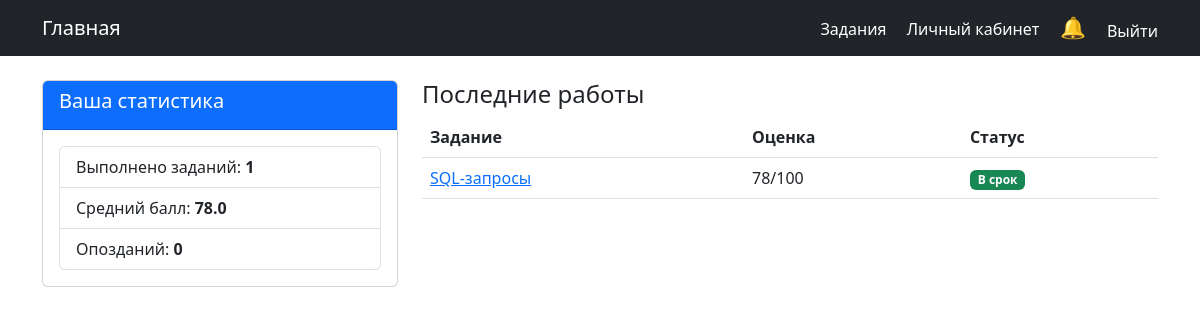
Page /users/student_profile/ (signed in) on the earlier database version.
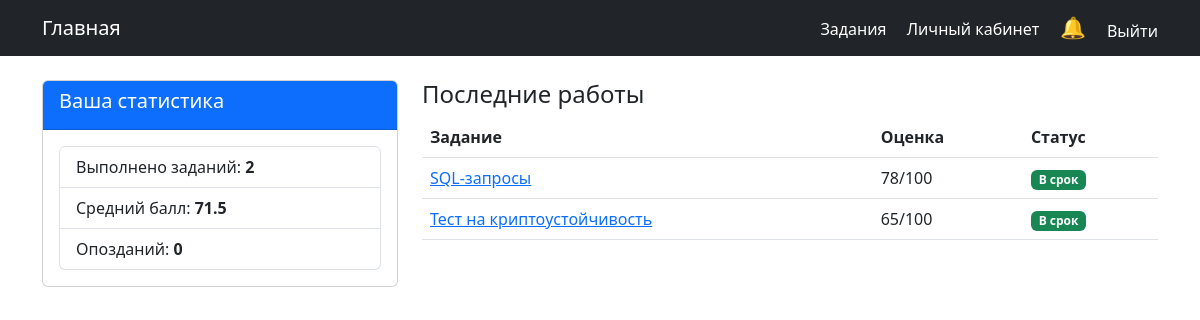
Same page on the later database version.
### assignments/models.py (models this page shows, shortened)
class Submission(models.Model):
    assignment = models.ForeignKey(Assignment, on_delete=models.CASCADE, related_name='submissions')
    student = models.ForeignKey(User, on_delete=models.CASCADE, related_name='submissions')
    file = models.FileField(upload_to=submission_file_path)
    submitted_at = models.DateTimeField(auto_now_add=True)
    grade = models.IntegerField(null=True, blank=True, verbose_name="Оценка")
    feedback = models.TextField(blank=True, verbose_name="Комментарий")
    is_late = models.BooleanField(default=False)

class Assignment(models.Model):
    STATUS_CHOICES = [
        ('draft', 'Черновик'),
        ('published', 'Опубликовано'),
    ]
    title = models.CharField(max_length=200)
    description = models.TextField()
    created_at = models.DateTimeField(auto_now_add=True)
    due_date = models.DateTimeField()
    created_by = models.ForeignKey(User, on_delete=models.CASCADE, related_name='assignments')
    status = models.CharField(max_length=10, choices=STATUS_CHOICES, default='draft')
    max_score = models.IntegerField(default=100, verbose_name="Максимальный балл")  # Добавьте это поле

### users/views.py (the view)
# urls.py: path('student_profile/', StudentProfileView.as_view(), name='student-profile'),
class StudentProfileView(LoginRequiredMixin, UserPassesTestMixin, TemplateView):
    template_name = 'users/student_profile.html'
    def test_func(self):
        return self.request.user.is_student
    def get_context_data(self, **kwargs):
        context = super().get_context_data(**kwargs)
        student = self.request.user
        submissions = Submission.objects.filter(student=student).select_related('assignment')
        completed = submissions.count()
        avg_grade = submissions.aggregate(avg=Avg('grade'))['avg'] or 0
        context.update({
            'submissions': submissions,
            'completed_assignments': completed,
            'avg_grade': round(avg_grade, 1),
            'late_submissions': submissions.filter(is_late=True).count()
        })
        return context

### notifications/context_processors.py (called while the page is built)
def unread_notifications(request):
    if request.user.is_authenticated:
        unread_notes = Notification.objects.filter(user=request.user, is_read=False)
        all_notes = Notification.objects.filter(user=request.user)
    else:
        unread_notes = []
        all_notes = []
    return {
        'unread_notes': unread_notes,
        'all_notes': all_notes,
    }

### templates/users/student_profile.html
{% extends 'base.html' %}
{% block content %}
<div class="row">
    <div class="col-md-4">
        <div class="card mb-4">
            <div class="card-header bg-primary text-white">
                <h5>Ваша статистика</h5>
            </div>
            <div class="card-body">
                <ul class="list-group">
                    <li class="list-group-item">
                        Выполнено заданий: <strong>{{ completed_assignments }}</strong>
                    </li>
                    <li class="list-group-item">
                        Средний балл: <strong>{{ avg_grade }}</strong>
                    </li>
                    <li class="list-group-item">
                        Опозданий: <strong>{{ late_submissions }}</strong>
                    </li>
                </ul>
            </div>
        </div>
    </div>
    <div class="col-md-8">
        <h4>Последние работы</h4>
        <table class="table">
            <thead>
                <tr>
                    <th>Задание</th>
                    <th>Оценка</th>
                    <th>Статус</th>
                </tr>
            </thead>
            <tbody>
                {% for sub in submissions %}
                <tr>
                    <td>
                        <a href="{% url 'assignment-detail' pk=sub.assignment.pk %}">
                            {{ sub.assignment.title }}
                        </a>
                    </td>
                    <td>
                        {% if sub.grade %}
                            {{ sub.grade }}/{{ sub.assignment.max_score }}
                        {% else %}
                            <span class="text-muted">Не оценено</span>
                        {% endif %}
                    </td>
                    <td>
                        {% if sub.is_late %}
                            <span class="badge bg-danger">С опозданием</span>
                        {% else %}
                            <span class="badge bg-success">В срок</span>
                        {% endif %}
                    </td>
                </tr>
                {% endfor %}
            </tbody>
        </table>
    </div>
</div>
{% endblock %}

Differences in the rows shown:
added Submission: assignment "Тест на криптоустойчивость", grade "65", assignment.max_score "100", is_late "В срок"
Other differences:
{{ completed_assignments }}: "1" → "2"
{{ avg_grade }}: "78.0" → "71.5"
